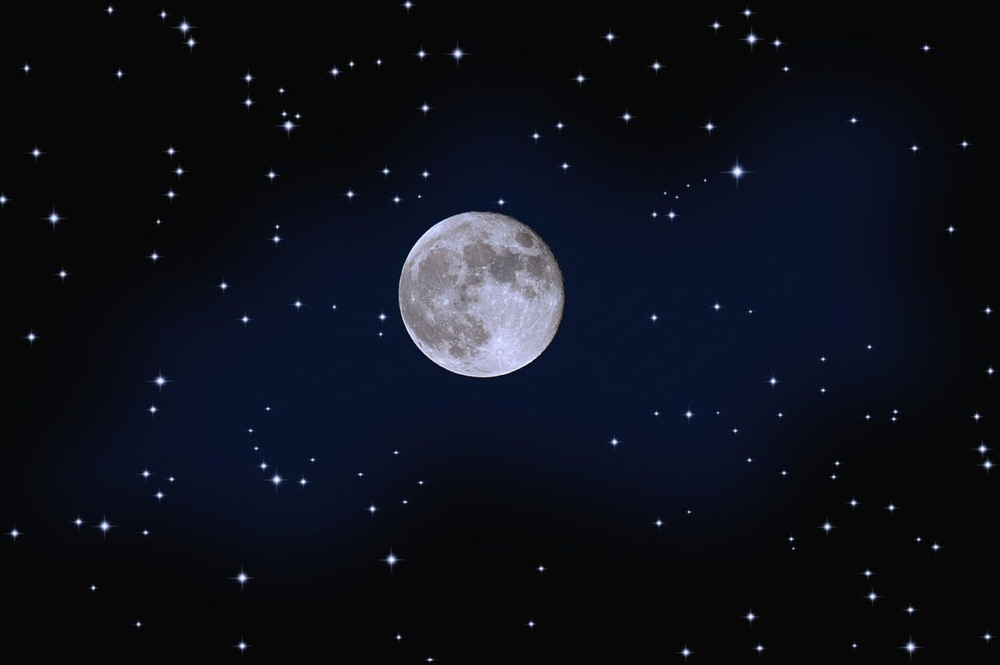
#> input picture images/moon.jpg, 1000 x 665 px, shrunk from 1500 x 997 before the run, found by its file name
$ python assignment_2a.py
#> lines starting #> are read from the running program, lines starting #| are printed output that depends on the picture
import cv2
import matplotlib.pyplot as plt

# Load a grayscale image of size 512x512 (you need to replace 'your_image_path' with the actual path to your image)
gray_image = cv2.imread('./images/moon.jpg', cv2.IMREAD_GRAYSCALE)
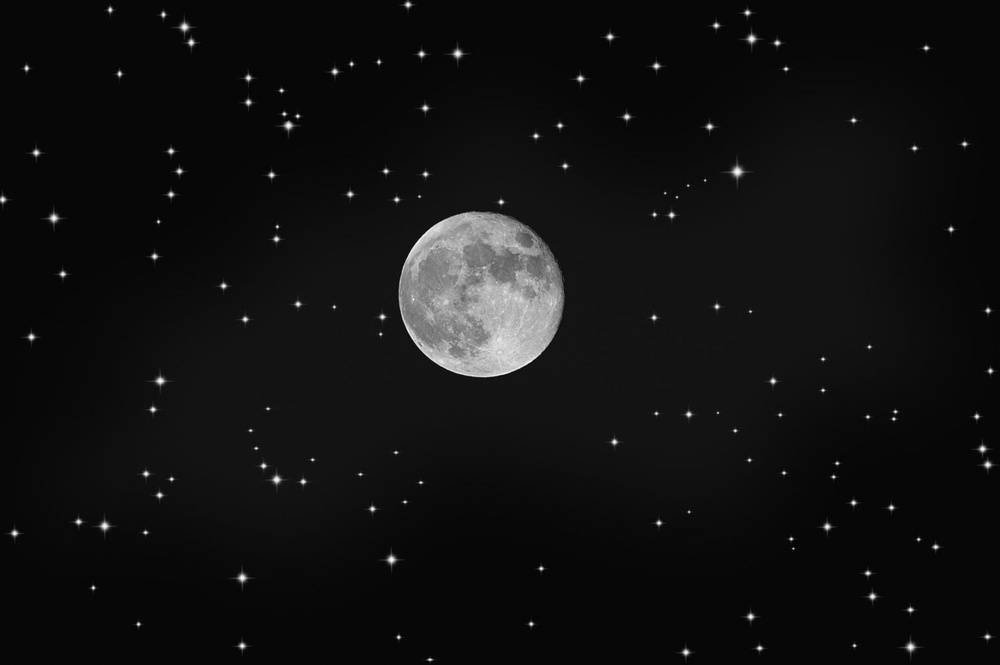
#> gray_image: shape (665, 1000); min 0, max 253, mean 17.1

# Define the range of gray levels to enhance (e.g., 50 to 150)
min_range = 0
max_range = 40

# Apply brightness enhancement to the specified range
enhanced_image = gray_image.copy()
enhanced_image[(gray_image >= min_range) & (gray_image <= max_range)] += 90  # You can adjust the enhancement value
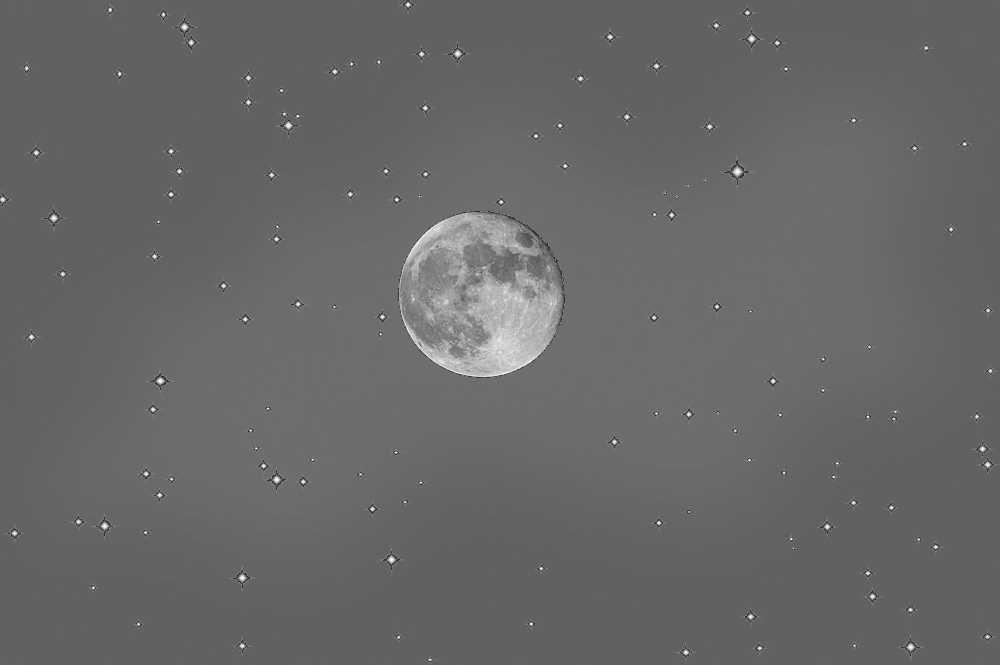
#> enhanced_image: shape (665, 1000); min 41, max 253, mean 103.3
# enhanced_image [enhanced_image>100] = 255
# enhanced_image [enhanced_image<100] = 0

# display size
plt.figure(figsize=(12, 6))

# display the original image
plt.subplot(1, 2, 1)
plt.title('Original Image')
plt.imshow(gray_image, cmap='gray')

# display the enhanced image
plt.subplot(1, 2, 2)
plt.title('Enhanced Image')
plt.imshow(enhanced_image, cmap='gray')

plt.tight_layout()
plt.show()
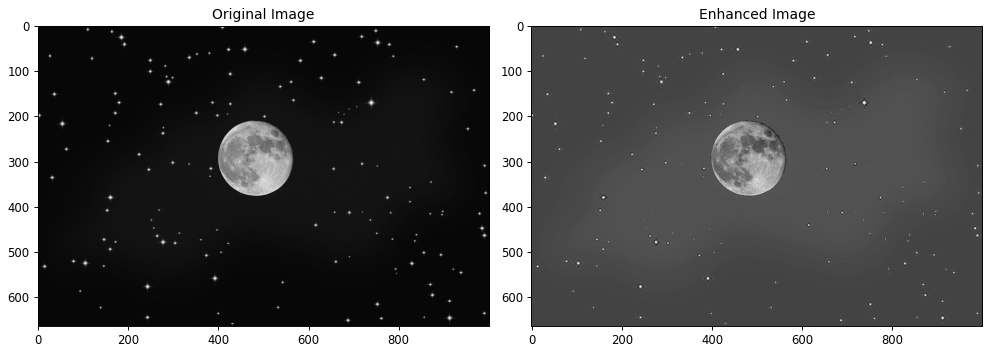
#> figure drawn by matplotlib, 2 panels

$ run again, with images/boundary_extraction.jpg copied over images/moon.jpg
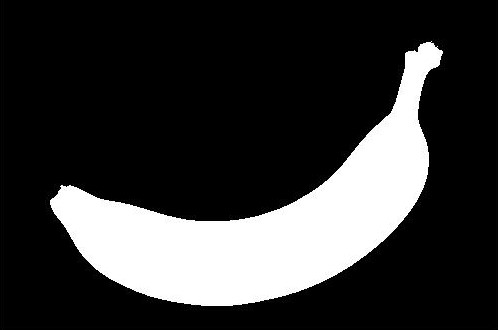
#> input picture images/boundary_extraction.jpg, 498 x 330 px, found by its file name
#> gray_image is the input picture: shape (330, 498); min 0, max 255, mean 53.9
#> `enhanced_image[(gray_image >= min_range) & (gray_image <= max_range)] ..`:
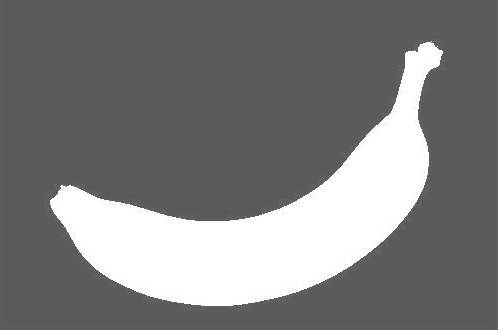
#> enhanced_image: shape (330, 498); min 90, max 255, mean 124.9
#> `plt.show()`:
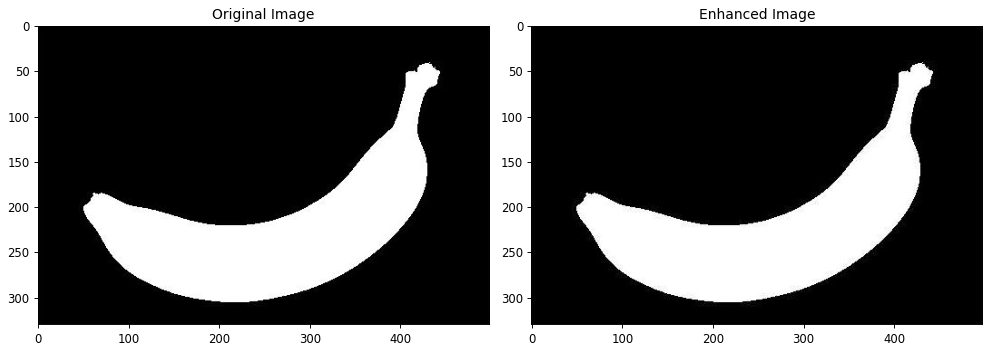
#> figure drawn by matplotlib, 2 panels

$ run again, with images/closing.jpg copied over images/moon.jpg
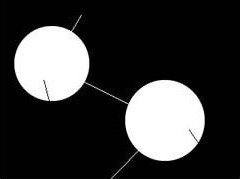
#> input picture images/closing.jpg, 240 x 179 px, found by its file name
#> gray_image is the input picture: shape (179, 240); min 0, max 255, mean 57.6
#> `enhanced_image[(gray_image >= min_range) & (gray_image <= max_range)] ..`:
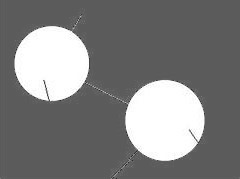
#> enhanced_image: shape (179, 240); min 41, max 255, mean 126.8
#> `plt.show()`:
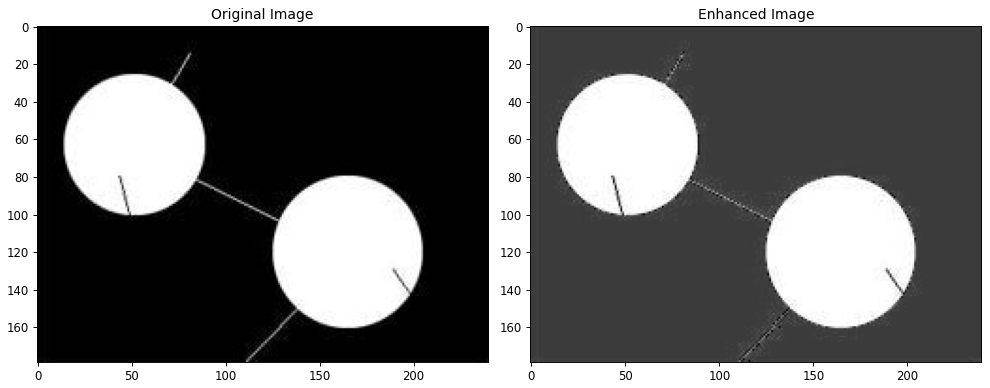
#> figure drawn by matplotlib, 2 panels
